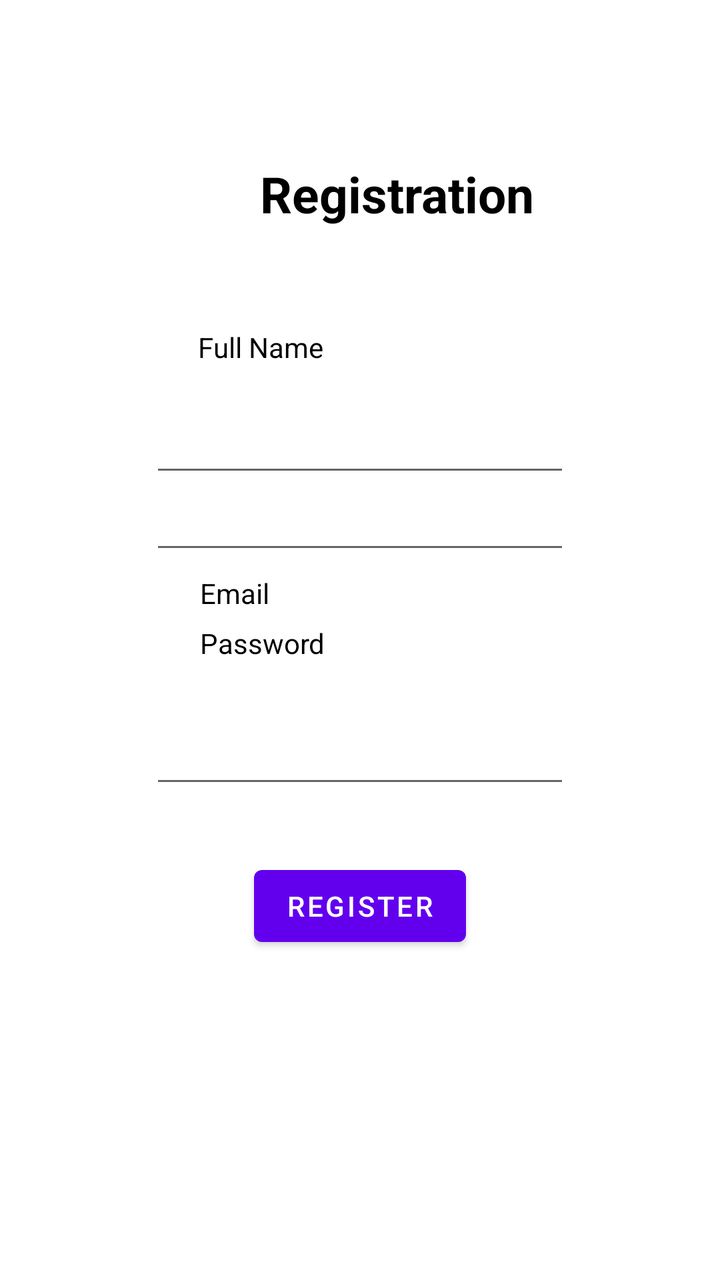
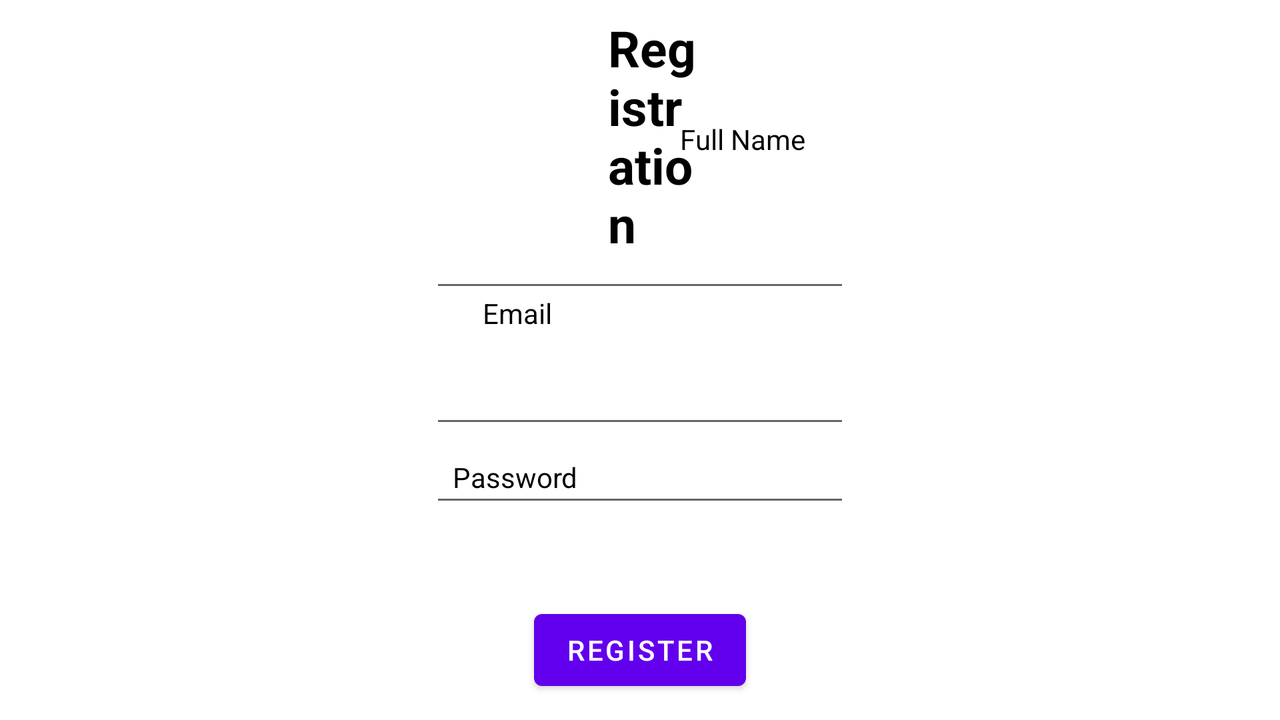

One screen, two layout resources from the same app: the default and the repository's alternative for another configuration. Each is rendered where Android would select it; the XML of both is given below.
<!-- AndroidManifest.xml: application theme Theme.SmartLock -->
<!-- res/layout/activity_registration.xml -->
<?xml version="1.0" encoding="utf-8"?>
<RelativeLayout xmlns:android="http://schemas.android.com/apk/res/android"
    xmlns:app="http://schemas.android.com/apk/res-auto"
    xmlns:tools="http://schemas.android.com/tools"
    android:layout_width="match_parent"
    android:layout_height="match_parent"
    android:background="@color/lightGrey"
    tools:context=".Registration">

    <TextView
        android:id="@+id/registration"
        android:layout_width="wrap_content"
        android:layout_height="wrap_content"
        android:layout_alignParentStart="true"
        android:layout_centerHorizontal="true"
        android:layout_gravity="center"
        android:layout_marginStart="130dp"
        android:layout_marginTop="80dp"
        android:textColor="@color/black"
        android:text="Registration"
        android:textSize="25dp"
        android:textStyle="bold" />

    <TextView
        android:id="@+id/fstTxt"
        android:layout_width="wrap_content"
        android:layout_height="wrap_content"
        android:layout_alignParentStart="true"
        android:layout_alignParentTop="true"
        android:textColor="@color/black"
        android:layout_marginStart="99dp"
        android:layout_marginTop="164dp"
        android:text="Full Name" />

    <EditText
        android:id="@+id/txtName"
        android:layout_width="wrap_content"
        android:layout_height="wrap_content"
        android:layout_alignParentTop="true"
        android:layout_centerHorizontal="true"
        android:layout_marginLeft="100dp"
        android:inputType="textPersonName"
        android:textColor="@color/black"
        android:layout_marginTop="202dp"
        android:ems="10" />

    <TextView
        android:id="@+id/secTxt"
        android:layout_width="wrap_content"
        android:layout_height="wrap_content"
        android:layout_alignParentTop="true"
        android:layout_marginLeft="100dp"
        android:layout_marginTop="287dp"
        android:textColor="@color/black"
        android:text="Email" />

    <EditText
        android:id="@+id/txtEmail"
        android:layout_width="wrap_content"
        android:layout_height="wrap_content"
        android:layout_alignParentBottom="true"
        android:layout_centerHorizontal="true"
        android:layout_marginLeft="100dp"
        android:textColor="@color/black"
        android:inputType="textEmailAddress"
        android:layout_marginBottom="358dp"
        android:ems="10" />

    <TextView
        android:id="@+id/thirdTxt"
        android:layout_width="wrap_content"
        android:layout_height="wrap_content"
        android:layout_alignParentBottom="true"
        android:layout_marginLeft="100dp"
        android:textColor="@color/black"
        android:layout_marginBottom="309dp"
        android:text="Password" />

    <EditText
        android:id="@+id/txtPwd"
        android:layout_width="wrap_content"
        android:layout_height="wrap_content"
        android:layout_alignParentBottom="true"
        android:layout_centerHorizontal="true"
        android:textColor="@color/black"
        android:layout_marginLeft="100dp"
        android:layout_marginBottom="241dp"
        android:ems="10"
        android:inputType="textPassword" />

    <Button
        android:id="@+id/btnrgstr"
        android:layout_width="wrap_content"
        android:layout_height="wrap_content"
        android:layout_alignParentBottom="true"
        android:layout_centerHorizontal="true"
        android:layout_marginLeft="100dp"
        android:layout_marginBottom="163dp"
        android:text="Register" />

</RelativeLayout>
<!-- resources referenced by this layout -->
<resources>
  <color name="black">#FF000000</color>
  <style name="Theme.SmartLock" parent="Theme.MaterialComponents.DayNight.DarkActionBar">
          
          <item name="colorPrimary">@color/purple_500</item>
          <item name="colorPrimaryVariant">@color/purple_700</item>
          <item name="colorOnPrimary">@color/white</item>
          
          <item name="colorSecondary">@color/teal_200</item>
          <item name="colorSecondaryVariant">@color/teal_700</item>
          <item name="colorOnSecondary">@color/black</item>
          
          <item name="android:statusBarColor" tools:targetApi="l">?attr/colorPrimaryVariant</item>
      </style>
  <color name="purple_500">#FF6200EE</color>
  <color name="purple_700">#FF3700B3</color>
  <color name="white">#FFFFFFFF</color>
  <color name="teal_200">#FF03DAC5</color>
  <color name="teal_700">#FF018786</color>
</resources>
<!-- res/layout-land/activity_registration.xml (the repository's variant of the layout above) -->
<!-- drawn on the phone turned sideways -->
<?xml version="1.0" encoding="utf-8"?>
<RelativeLayout xmlns:android="http://schemas.android.com/apk/res/android"
    xmlns:app="http://schemas.android.com/apk/res-auto"
    xmlns:tools="http://schemas.android.com/tools"
    android:layout_width="match_parent"
    android:layout_height="match_parent"
    android:background="@color/lightGrey"
    tools:context=".ui.registration.Registration">

    <TextView
        android:id="@+id/registration"
        android:layout_width="wrap_content"
        android:layout_height="wrap_content"
        android:layout_alignParentStart="true"
        android:layout_alignParentTop="true"
        android:layout_alignParentEnd="true"
        android:layout_gravity="center"
        android:layout_marginStart="304dp"
        android:layout_marginTop="7dp"
        android:layout_marginEnd="288dp"
        android:text="Registration"
        android:textColor="@color/black"
        android:textSize="25dp"
        android:textStyle="bold" />

    <TextView
        android:id="@+id/fstTxt"
        android:layout_width="wrap_content"
        android:layout_height="wrap_content"
        android:layout_alignParentStart="true"
        android:layout_alignParentTop="true"
        android:layout_marginStart="340dp"
        android:layout_marginTop="60dp"
        android:text="Full Name"
        android:textColor="@color/black" />

    <EditText
        android:id="@+id/txtName"
        android:layout_width="wrap_content"
        android:layout_height="wrap_content"
        android:layout_alignParentTop="true"
        android:layout_centerHorizontal="true"
        android:layout_marginLeft="100dp"
        android:layout_marginTop="217dp"
        android:ems="10"
        android:inputType="textPersonName"
        android:textColor="@color/black" />

    <TextView
        android:id="@+id/secTxt"
        android:layout_width="wrap_content"
        android:layout_height="wrap_content"
        android:layout_alignParentTop="true"
        android:layout_alignParentEnd="true"
        android:layout_marginLeft="100dp"
        android:layout_marginTop="147dp"
        android:layout_marginEnd="364dp"
        android:text="Email"
        android:textColor="@color/black" />

    <EditText
        android:id="@+id/txtEmail"
        android:layout_width="wrap_content"
        android:layout_height="wrap_content"
        android:layout_alignParentBottom="true"
        android:layout_centerHorizontal="true"
        android:layout_marginLeft="100dp"
        android:layout_marginBottom="141dp"
        android:ems="10"
        android:inputType="textEmailAddress"
        android:textColor="@color/black" />

    <TextView
        android:id="@+id/thirdTxt"
        android:layout_width="wrap_content"
        android:layout_height="wrap_content"
        android:layout_alignParentEnd="true"
        android:layout_alignParentBottom="true"
        android:layout_marginLeft="100dp"
        android:layout_marginEnd="351dp"
        android:layout_marginBottom="112dp"
        android:text="Password"
        android:textColor="@color/black" />

    <EditText
        android:id="@+id/txtPwd"
        android:layout_width="wrap_content"
        android:layout_height="wrap_content"
        android:layout_alignParentBottom="true"
        android:layout_centerHorizontal="true"
        android:layout_marginLeft="100dp"
        android:layout_marginBottom="209dp"
        android:ems="10"
        android:inputType="textPassword"
        android:textColor="@color/black" />

    <Button
        android:id="@+id/btnrgstr"
        android:layout_width="wrap_content"
        android:layout_height="wrap_content"
        android:layout_alignParentBottom="true"
        android:layout_centerHorizontal="true"
        android:layout_marginLeft="100dp"
        android:layout_marginBottom="11dp"
        android:text="Register" />

</RelativeLayout>
